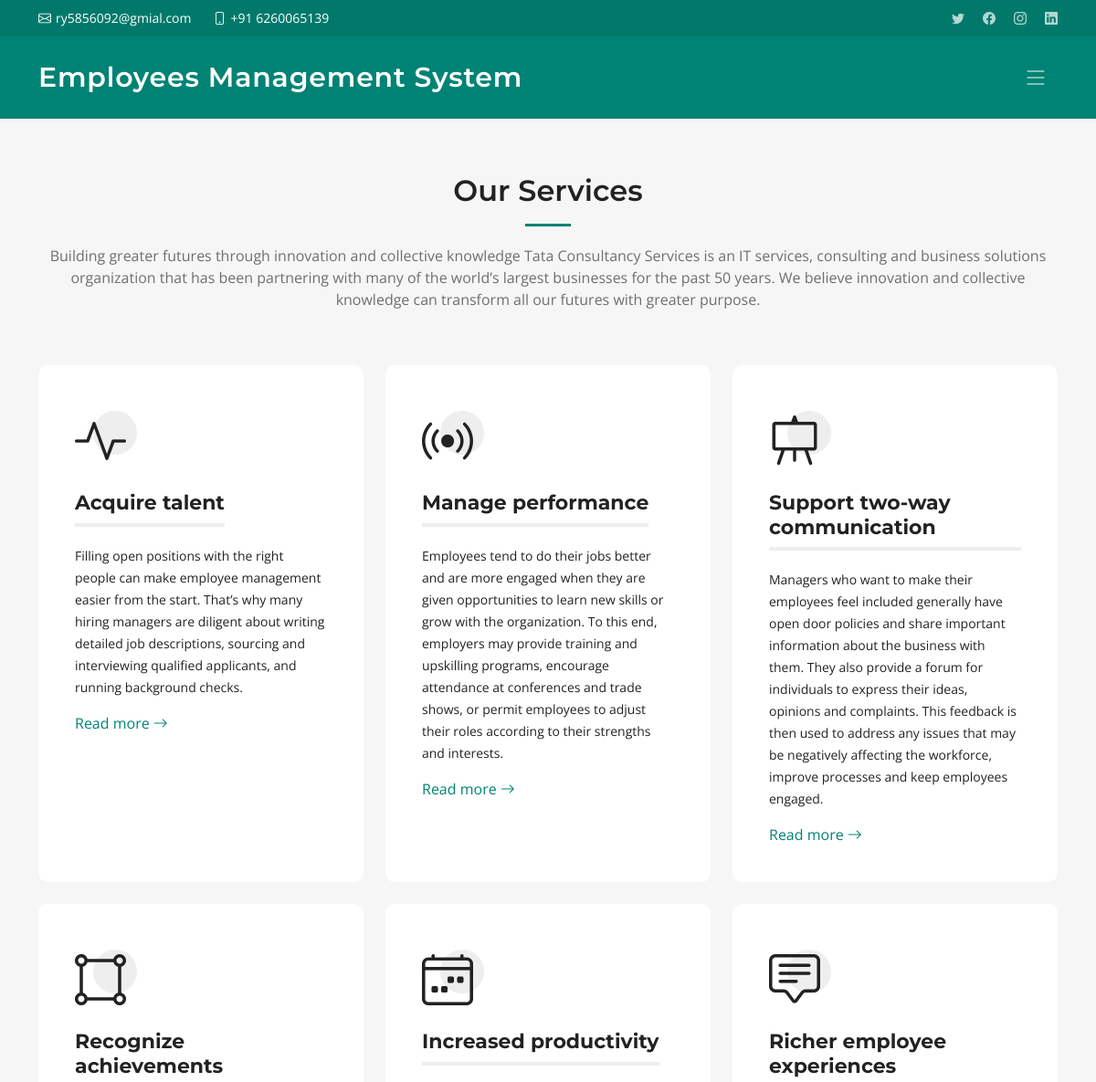
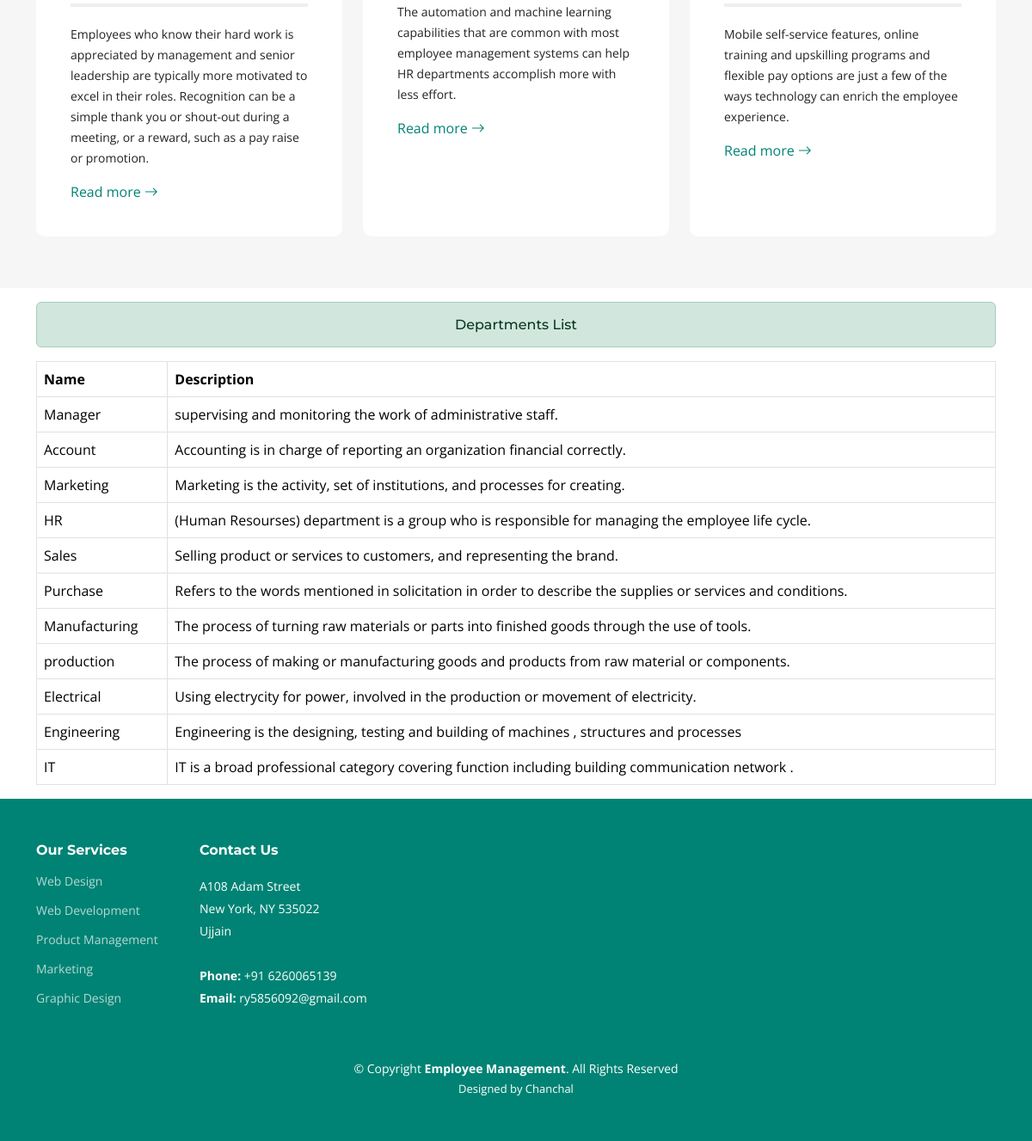
The app's page /service/ with its own data (2 pictures, top to bottom).
### websiteapp/models.py (models this page shows, shortened)
class Department (models.Model):
    name =  models.CharField(max_length=50)
    description =  models.TextField()

### websiteapp/views.py (the view)
# urls.py: path('service/',views.service,name="service"),
def service(request):
    department_data = Department.objects.all()
    context={'department_data':department_data}
    return render(request,'service.html',context)

### websiteapp/templates/service.html (shortened to what this page needs)
{% extends "base.html" %}
{% block content %}
    <section id="services" class="services sections-bg">
        <div class="container" data-aos="fade-up">
          <div class="section-header">
            <h2>Our Services</h2>
            <p>Building greater futures through innovation and collective knowledge
              Tata Consultancy Services is an IT services, consulting and business solutions organization that has been partnering with many of the world’s largest businesses for the past 50 years. We believe innovation and collective knowledge can transform all our futures with greater purpose.</p>
          </div>
          <div class="row gy-4" data-aos="fade-up" data-aos-delay="100">
            <div class="col-lg-4 col-md-6">
              <div class="service-item  position-relative">
                <div class="icon">
                  <i class="bi bi-activity"></i>
                </div>
                <h3>Acquire talent</h3>
                <p>Filling open positions with the right people can make employee management easier from the start. That’s why many hiring managers are diligent about writing detailed job descriptions, sourcing and interviewing qualified applicants, and running background checks.</p>
                <a href="#" class="readmore stretched-link">Read more <i class="bi bi-arrow-right"></i></a>
              </div>
            </div>
            <div class="col-lg-4 col-md-6">
              <div class="service-item position-relative">
                <div class="icon">
                  <i class="bi bi-broadcast"></i>
                </div>
                <h3>Manage performance</h3>
                <p>Employees tend to do their jobs better and are more engaged when they are given opportunities to learn new skills or grow with the organization. To this end, employers may provide training and upskilling programs, encourage attendance at conferences and trade shows, or permit employees to adjust their roles according to their strengths and interests.</p>
                <a href="#" class="readmore stretched-link">Read more <i class="bi bi-arrow-right"></i></a>
              </div>
            </div>
            <div class="col-lg-4 col-md-6">
              <div class="service-item position-relative">
                <div class="icon">
                  <i class="bi bi-easel"></i>
                </div>
                <h3>Support two-way communication</h3>
                <p>Managers who want to make their employees feel included generally have open door policies and share important information about the business with them. They also provide a forum for individuals to express their ideas, opinions and complaints. This feedback is then used to address any issues that may be negatively affecting the workforce, improve processes and keep employees engaged.</p>
                <a href="#" class="readmore stretched-link">Read more <i class="bi bi-arrow-right"></i></a>
              </div>
            </div>
            <div class="col-lg-4 col-md-6">
              <div class="service-item position-relative">
                <div class="icon">
                  <i class="bi bi-bounding-box-circles"></i>
                </div>
                <h3>Recognize achievements</h3>
                <p>Employees who know their hard work is appreciated by management and senior leadership are typically more motivated to excel in their roles. Recognition can be a simple thank you or shout-out during a meeting, or a reward, such as a pay raise or promotion.</p>
                <a href="#" class="readmore stretched-link">Read more <i class="bi bi-arrow-right"></i></a>
              </div>
            </div>
            <div class="col-lg-4 col-md-6">
              <div class="service-item position-relative">
                <div class="icon">
                  <i class="bi bi-calendar4-week"></i>
                </div>
                <h3>Increased productivity</h3>
                <p>The automation and machine learning capabilities that are common with most employee management systems can help HR departments accomplish more with less effort.</p>
                <a href="#" class="readmore stretched-link">Read more <i class="bi bi-arrow-right"></i></a>
              </div>
            </div>
            <div class="col-lg-4 col-md-6">
              <div class="service-item position-relative">
                <div class="icon">
                  <i class="bi bi-chat-square-text"></i>
                </div>
                <h3>Richer employee experiences</h3>
                <p>Mobile self-service features, online training and upskilling programs and flexible pay options are just a few of the ways technology can enrich the employee experience.</p>
                <a href="#" class="readmore stretched-link">Read more <i class="bi bi-arrow-right"></i></a>
              </div>
            </div>
          </div>
        </div>
      </section>
      <div class="container mt-3">
        <h6 class="alert alert-success text-center">Departments List</h6>
        <table class="table table-bordered">
          <thead>
            <tr>
              <th>Name</th>
              <th>Description</th>
            </tr>
          </thead>
          <tbody>
            {% for department in department_data %}
            <tr>
              <td>{{department.name}}</td>
              <td>{{department.description}}</td>
            </tr>
            {%endfor%}
          </tbody>
        </table>
      </div>
{% endblock %}

### websiteapp/templates/base.html (shortened to what this page needs)
{% load static %}
<!DOCTYPE html>
<html lang="en">
<head>
  <link href="{% static 'vendor/bootstrap/css/bootstrap.min.css' %}" rel="stylesheet">
  <link href="{% static 'vendor/bootstrap-icons/bootstrap-icons.css' %}" rel="stylesheet">
  <link href="{% static 'vendor/aos/aos.css' %}" rel="stylesheet">
  <link href="{% static 'vendor/glightbox/css/glightbox.min.css' %}" rel="stylesheet">
  <link href="{% static 'vendor/swiper/swiper-bundle.min.css' %}" rel="stylesheet">
  <link href="{%static 'css/main.css' %}" rel="stylesheet">
</head>
<body>
  <section id="topbar" class="topbar d-flex align-items-center">
    <div class="container d-flex justify-content-center justify-content-md-between">
      <div class="contact-info d-flex align-items-center">
        <i class="bi bi-envelope d-flex align-items-center"><a href="mailto:contact@example.com">ry5856092@gmial.com</a></i>
        <i class="bi bi-phone d-flex align-items-center ms-4"><span>+91 6260065139</span></i>
      </div>
      <div class="social-links d-none d-md-flex align-items-center">
        <a href="#" class="twitter"><i class="bi bi-twitter"></i></a>
        <a href="#" class="facebook"><i class="bi bi-facebook"></i></a>
        <a href="#" class="instagram"><i class="bi bi-instagram"></i></a>
        <a href="#" class="linkedin"><i class="bi bi-linkedin"></i></i></a>
      </div>
    </div>
  </section>
  <header id="header" class="header d-flex align-items-center">
    <div class="container-fluid container-xl d-flex align-items-center justify-content-between">
      <a href="index.html" class="logo d-flex align-items-center">
        <h1>Employees Management System</h1>
      </a>
      <i class="mobile-nav-toggle mobile-nav-show bi bi-list"></i>
    </div>
  </header>
  {% block content %}
  {% endblock %}
  <footer id="footer" class="footer">
    <div class="container">
      <div class="row gy-4">
        <div class="col-lg-2 col-6 footer-links">
          <h4>Our Services</h4>
          <ul>
            <li><a href="#">Web Design</a></li>
            <li><a href="#">Web Development</a></li>
            <li><a href="#">Product Management</a></li>
            <li><a href="#">Marketing</a></li>
            <li><a href="#">Graphic Design</a></li>
          </ul>
        </div>
        <div class="col-lg-3 col-md-12 footer-contact text-center text-md-start">
          <h4>Contact Us</h4>
          <p>
            A108 Adam Street <br>
            New York, NY 535022<br>
            Ujjain <br><br>
            <strong>Phone:</strong> +91 6260065139<br>
            <strong>Email:</strong> ry5856092@gmail.com<br>
          </p>
        </div>
      </div>
    </div>
    <div class="container mt-4">
      <div class="copyright">
        &copy; Copyright <strong><span>Employee Management</span></strong>. All Rights Reserved
      </div>
      <div class="credits">
        Designed by <a href="https://bootstrapmade.com/">Chanchal</a>
      </div>
    </div>
  </footer>
</body>
</html>

### websiteapp/static/css/main.css (style rules this page uses)
:root { --font-default: "Open Sans", system-ui, -apple-system, "Segoe UI", Roboto, "Helvetica Neue", Arial, "Noto Sans", "Liberation Sans", sans-serif, "Apple Color Emoji", "Segoe UI Emoji", "Segoe UI Symbol", "Noto Color Emoji"; --font-primary: "Montserrat", sans-serif; --font-secondary: "Poppins", sans-serif; }
:root { --color-default: #222222; --color-primary: #008374; --color-secondary: #f85a40; }
:root { scroll-behavior: smooth; }
body { font-family: var(--font-default); color: var(--color-default); }
a { color: var(--color-primary); text-decoration: none; }
h1, h2, h3, h4, h5, h6 { font-family: var(--font-primary); }
section { padding: 60px 0; overflow: hidden; scroll-margin-top: 70px; overflow: clip; }
.sections-bg { background-color: #f6f6f6; }
.section-header { text-align: center; padding-bottom: 60px; }
.section-header h2 { font-size: 32px; font-weight: 600; margin-bottom: 20px; padding-bottom: 20px; position: relative; }
.section-header h2:after { content: ""; position: absolute; display: block; width: 50px; height: 3px; background: var(--color-primary); left: 0; right: 0; bottom: 0; margin: auto; }
.section-header p { margin-bottom: 0; color: #6f6f6f; }
.topbar { background: #00796b; height: 40px; font-size: 14px; transition: all 0.5s; color: #fff; padding: 0; }
.topbar .contact-info i { font-style: normal; color: #fff; line-height: 0; }
.topbar .contact-info i a, .topbar .contact-info i span { padding-left: 5px; color: #fff; }
.topbar .contact-info i a { line-height: 0; transition: 0.3s; }
.topbar .social-links a { color: rgba(255, 255, 255, 0.7); line-height: 0; transition: 0.3s; margin-left: 20px; }
.header { transition: all 0.5s; z-index: 997; height: 90px; background-color: var(--color-primary); }
.header .logo h1 { font-size: 30px; margin: 0; font-weight: 600; letter-spacing: 0.8px; color: #fff; font-family: var(--font-primary); }
@media (max-width: 1279px) { .mobile-nav-show { color: rgba(255, 255, 255, 0.6); font-size: 28px; cursor: pointer; line-height: 0; transition: 0.5s; z-index: 9999; margin-right: 10px; } }
.services { padding: 60px 0; }
.services .service-item { padding: 40px; background: #fff; height: 100%; border-radius: 10px; }
.services .service-item .icon { width: 48px; height: 48px; position: relative; margin-bottom: 50px; }
.services .service-item .icon i { color: var(--color-default); font-size: 56px; transition: ease-in-out 0.3s; z-index: 2; position: relative; }
.services .service-item .icon:before { position: absolute; content: ""; height: 100%; width: 100%; background: #eeeeee; border-radius: 50px; z-index: 1; top: 10px; right: -20px; transition: 0.3s; }
.services .service-item h3 { color: var(--color-default); font-weight: 700; margin: 0 0 20px 0; padding-bottom: 8px; font-size: 22px; position: relative; display: inline-block; border-bottom: 4px solid #eeeeee; transition: 0.3s; }
.services .service-item p { line-height: 24px; font-size: 14px; margin-bottom: 0; }
.services .service-item .readmore { margin-top: 15px; display: inline-block; color: var(--color-primary); }
.footer { font-size: 14px; background-color: var(--color-primary); padding: 50px 0; color: white; }
.footer h4 { font-size: 16px; font-weight: bold; position: relative; padding-bottom: 12px; }
.footer .footer-links { margin-bottom: 30px; }
.footer .footer-links ul { list-style: none; padding: 0; margin: 0; }
.footer .footer-links ul li { padding: 10px 0; display: flex; align-items: center; }
.footer .footer-links ul li:first-child { padding-top: 0; }
.footer .footer-links ul a { color: rgba(255, 255, 255, 0.7); transition: 0.3s; display: inline-block; line-height: 1; }
.footer .footer-contact p { line-height: 26px; }
.footer .copyright { text-align: center; }
.footer .credits { padding-top: 4px; text-align: center; font-size: 13px; }
.footer .credits a { color: #fff; }

### records on screen
Department: name "Manager", description "supervising and monitoring the work of administrative staff."
Department: name "Account", description "Accounting is in charge of reporting an organization financial correctly."
Department: name "Marketing", description "Marketing is the activity, set of institutions, and processes for creating."
Department: name "HR", description "(Human Resourses) department is a group who is responsible for managing the employee life cycle."
Department: name "Sales", description "Selling product or services to customers, and representing the brand."
Department: name "Purchase", description "Refers to the words mentioned in solicitation in order to describe the supplies or services and conditions."
Department: name "Manufacturing", description "The process of turning raw materials or parts into finished goods through the use of tools."
Department: name "production", description "The process of making or manufacturing goods and products from raw material or components."
Department: name "Electrical", description "Using electrycity for power, involved in the production or movement of electricity."
Department: name "Engineering", description "Engineering is the designing, testing and building of machines , structures and processes"
Department: name "IT", description "IT is a broad professional category covering function including building communication network ."
